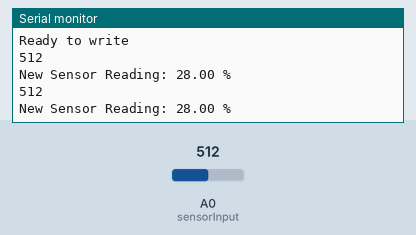
A sketch run on a simulated Arduino Uno, built with avr-gcc and run on an emulated ATmega328P. On the bench: the last lines printed to the serial monitor. The inputs (shaded band) are chosen by the test bench; at power-on: A0 (sensorInput) = 512.

Above: at 1.2 s.
1.3 s: A0 (sensorInput) set to 716
At 2.5 s:
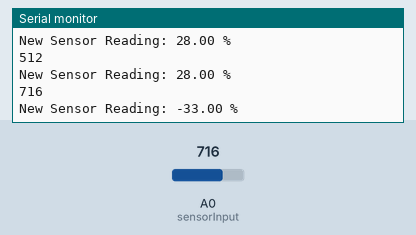
2.8 s: A0 (sensorInput) set to 900
At 3.3 s:
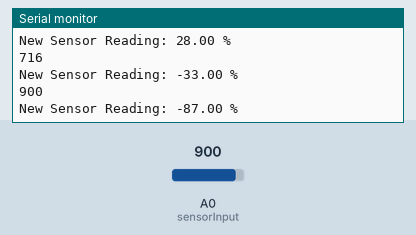
Timing chart, 0 to 5.8 s (numbered marks = the images above; inputs shaded):
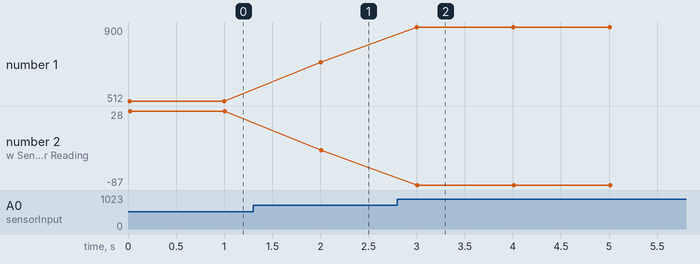

Measured:
- after the input at 1.3 s, the serial monitor: prints a new line after 0.70 s (image 1)
- after the input at 2.8 s, the serial monitor: prints a new line after 0.20 s (image 2)
- plotted number 1: 512 → 716 after the input at 1.3 s, 716 → 900 after the input at 2.8 s
- plotted number 2: 28 → -33 after the input at 1.3 s, -33 → -87 after the input at 2.8 s

The sketch:

capacitivesoilmoisturesensor.ino
```cpp
//  Made by Piplikoc
//  Piplikoc Tutorials
//  youtube.com/channel/UClFlzxH3Mw1ZsRq7IDPgX-A

int sensorInput = A0; // soil probe is on analog input A5

double soilMoisture;  // we will store the percentage here that we got from the sensor

void setup()   {
  Serial.begin(9600); // some debug messages will display sensor raw data
  Serial.println("Ready to write");
}

void loop() {
  Serial.println (analogRead(sensorInput));
  Serial.print ("New Sensor Reading: ");
  soilMoisture = map(analogRead(sensorInput), 267, 604, 100, 0); // first: get the data   second: lowest value of the analogRead(sensorInput)   third: highest value of the analogRead(sensorInput)
  Serial.print (soilMoisture);
  Serial.println (" %");
  delay(1000);
}
```
